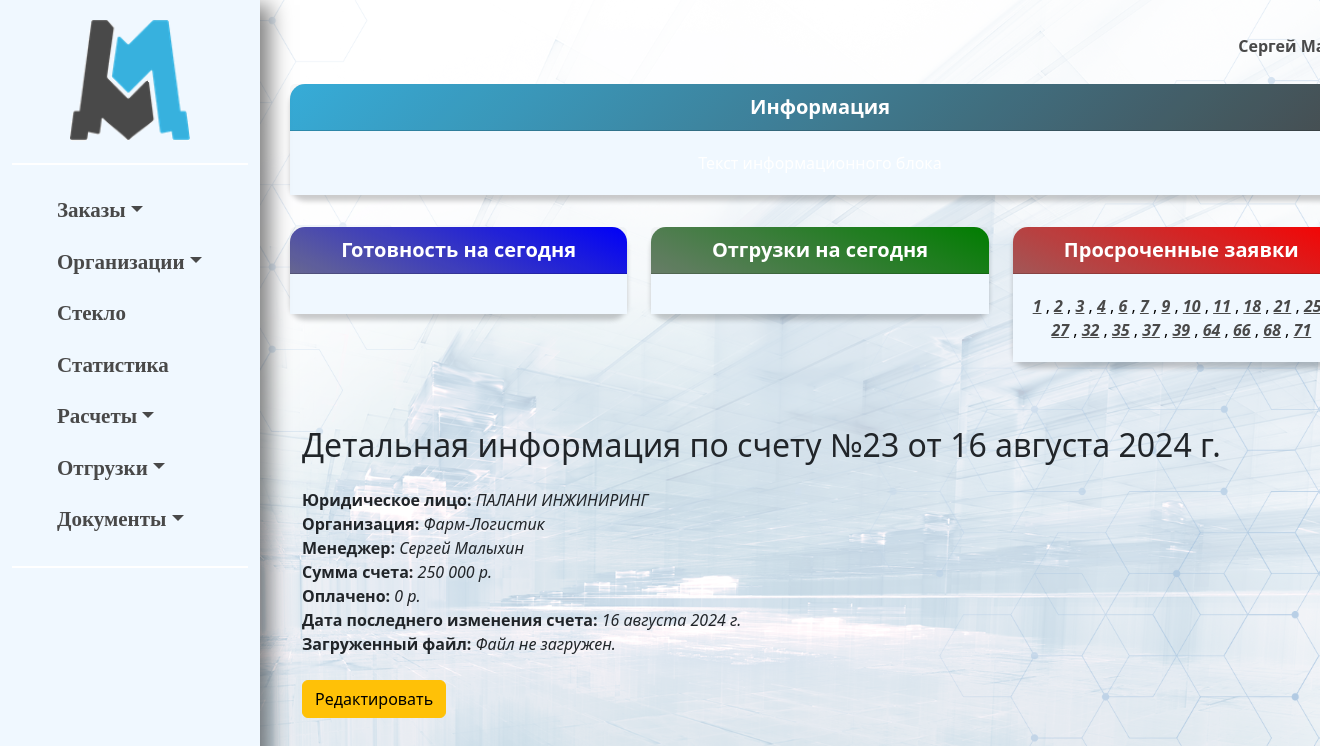
Screenshot of /erp_main/invoice/15/ (signed in) with the database file from the repository.
### erp_main/models.py (models this page shows, shortened)
class Invoice(models.Model):
    number = models.CharField(max_length=5, blank=True, null=True)
    organization = models.ForeignKey(Organization, related_name='organization', on_delete=models.CASCADE)
    date = models.DateField()
    amount = models.IntegerField(default=0)
    payed_amount = models.IntegerField(default=0)
    shipping_amount = models.IntegerField(default=0)
    montage_amount = models.IntegerField(default=0)
    legal_entity = models.ForeignKey(LegalEntity, related_name='legal_entity', on_delete=models.CASCADE)
    invoice_file = models.FileField(upload_to='invoices/', blank=True, null=True)
    year = models.PositiveIntegerField(editable=False)
    is_paid = models.BooleanField(default=False, blank=True, null=True)
    change_date = models.DateField(blank=True, null=True)
    closing_document = models.FileField(upload_to='closing_documents/', blank=True, null=True)
    class Meta:
        constraints = [
            models.UniqueConstraint(fields=['number', 'legal_entity', 'year'], name='unique_field_combination')
        ]

class LegalEntity(models.Model):
    name = models.CharField(max_length=255)
    inn = models.CharField(max_length=12, unique=True)
    ogrn = models.CharField(max_length=15, unique=True)
    kpp = models.CharField(max_length=9)
    r_s = models.CharField(max_length=20)
    bank = models.CharField(max_length=255)
    bik = models.CharField(max_length=9)
    k_s = models.CharField(max_length=20)
    address = models.CharField(max_length=255)
    email = models.EmailField()
    ceo_title = models.CharField(max_length=100)
    ceo_name = models.CharField(max_length=255)
    def __str__(self):
        return self.name
    class Meta:
        verbose_name_plural = 'Юридические лица'

class Organization(models.Model):
    FOOTING_CHOICES = (
        ('ustav', 'устава'),
        ('attorney', 'доверенности')
    )
    KIND_CHOICES = (
        ('ooo', 'ООО'),
        ('ao', 'АО'),
        ('zao', 'ЗАО'),
        ('ip', 'ИП'),
    )
    kind = models.CharField(max_length=100, blank=True, null=True, choices=KIND_CHOICES)
    phone_number = models.CharField(max_length=15, blank=True, null=True)
    name_fl = models.CharField(max_length=15, blank=True, null=True)
    user = models.ForeignKey(User, related_name='organizations', on_delete=models.CASCADE)
    ceo_footing = models.CharField(max_length=30, choices=FOOTING_CHOICES)
    name = models.CharField(max_length=100, blank=True, null=True)
    inn = models.CharField(max_length=15, blank=True, null=True)
    ogrn = models.CharField(max_length=15, blank=True, null=True)
    kpp = models.CharField(max_length=15, blank=True, null=True)
    r_s = models.CharField(max_length=25, blank=True, null=True)
    bank = models.CharField(max_length=300, blank=True, null=True)
    bik = models.CharField(max_length=10, blank=True, null=True)
    k_s = models.CharField(max_length=25, blank=True, null=True)
    address = models.CharField(max_length=150, blank=True, null=True)
    email = models.EmailField(blank=True, null=True)
    ceo_title = models.CharField(max_length=30, blank=True, null=True)
    ceo_name = models.CharField(max_length=150, blank=True, null=True)
    def __str__(self):
        if self.name_fl:
            return f'{self.name_fl} ({self.phone_number})'
        return self.name
    class Meta:
        verbose_name_plural = 'Организации'

### erp_main/views.py (the view)
# urls.py: path('invoice/<int:pk>/', views.invoice_detail, name='invoice_detail'),
@login_required(login_url='login')
def invoice_detail(request, pk):
    invoice = get_object_or_404(Invoice, id=pk)
    if request.method == 'POST':
        form = InvoiceForm(user=request.user, data=request.POST, files=request.FILES, instance=invoice)
        if form.is_valid():
            invoice = form.save()
            file_url = invoice.invoice_file.url if invoice.invoice_file else None
            return JsonResponse({
                'success': True,
                'file_url': file_url,
                'redirect_url': reverse('invoice_detail', args=[invoice.id])
            })
        else:
            error_messages = form.errors.as_json()
            return JsonResponse({'success': False, 'error': error_messages}, status=400)
    else:
        form = InvoiceForm(user=request.user, instance=invoice)
    return render(request, 'invoice_detail.html', {'invoice': invoice, 'form': form})

### erp_main/context_processors.py (called while the page is built)
def base_context(request):
    orders = Order.objects.all()
    date = datetime.date.today()
    today, overdue = {}, {}
    for order in orders:
        if order.due_date == date:
            order_url = reverse('order_detail', args=[order.pk])
            today[order.pk] = order_url
        if order.due_date is not None and order.due_date < date and order.status in ['в очереди', 'запущен']:
            order_url = reverse('order_detail', args=[order.pk])
            overdue[order.pk] = order_url
    return {'today': today, 'overdue': overdue}

### erp_main/models.py (called while the page is built)
    def get_items_filtered(self):
        return self.items.exclude(p_status__in=['changed',])

### erp_main/templates/invoice_detail.html (shortened to what this page needs)
{% extends 'base.html' %}
{% load humanize %}
{% block content %}
<div class="container mt-5">
    <h2 class="mb-4">Детальная информация по счету №{{ invoice.number }} от {{ invoice.date }}</h2>
    <div class="mb-4">
        <b>Юридическое лицо:</b> <i>{{ invoice.legal_entity }}</i> <br>
        <b>Организация:</b> <i>{{ invoice.organization }}</i> <br>
        <b>Менеджер:</b> <i>{{ invoice.organization.user.first_name }} {{ invoice.organization.user.last_name }}</i> <br>
        <b>Сумма счета:</b> <i>{{ invoice.amount|intcomma }} р.</i> <br>
        <b>Оплачено:</b> <i>{{ invoice.payed_amount|intcomma }} р.</i> <br>
        {% if invoice.change_date %}
        <b>Дата последнего изменения счета: </b><i>{{ invoice.change_date }}</i> <br>
        {% endif %}
        {% if invoice.invoice_file %}
            <b>Загруженный файл:</b> <a href="{{ invoice.invoice_file.url }}" target="_blank">Скачать файл</a> <br>
        {% else %}
            <b>Загруженный файл:</b> <i>Файл не загружен.</i> <br>
        {% endif %}
    </div>
    <button id="editButton" class="btn btn-warning mb-3">Редактировать</button>
</div>
{% endblock %}

### templates/base.html (shortened to what this page needs)
{% load static %}
<!DOCTYPE html>
<html lang="ru">
<head>
    <link href="https://cdn.jsdelivr.net/npm/bootstrap@5.3.0-alpha1/dist/css/bootstrap.min.css" rel="stylesheet">
</head>
<body>
<div class="container-fluid">
    <div class="row">
        <nav class="sidebar" id="sidebar">
            <div style="text-align: center;">
                <a href="{% url 'index' %}">
                    <img src="{% static 'erp_main/images/logo.png' %}" style="width: 120px; height: auto;" alt="Главная" id="logo">
                </a>
            </div>
            <div class="gradient-line"></div>
            <div class="sidebar-sticky">
                <ul class="nav flex-column text-left">
                    <li class="nav-item dropdown">
                        <a class="nav-link dropdown-toggle" href="#" role="button" data-bs-toggle="dropdown" aria-expanded="false">Заказы</a>
                    </li>
                    <li class="nav-item dropdown">
                        <a class="nav-link dropdown-toggle" href="#" role="button" data-bs-toggle="dropdown" aria-expanded="false">Организации</a>
                    </li>
                    <li class="nav-item">
                        <a class="nav-link" href="#">Стекло</a>
                    </li>
                    <li class="nav-item">
                        <a class="nav-link" href="#">Статистика</a>
                    </li>
                    <li class="nav-item dropdown">
                        <a class="nav-link dropdown-toggle" href="#" role="button" data-bs-toggle="dropdown" aria-expanded="false">Расчеты</a>
                    </li>
                    <li class="nav-item dropdown">
                        <a class="nav-link dropdown-toggle" href="#" role="button" data-bs-toggle="dropdown" aria-expanded="false">Отгрузки</a>
                    </li>
                    <li class="nav-item dropdown">
                        <a class="nav-link dropdown-toggle" href="#" role="button" data-bs-toggle="dropdown" aria-expanded="false">Документы</a>
                    </li>
                </ul>
            </div>
            <div class="gradient-line"></div>
        </nav>
        <main role="main" class="col-md-10 main-content">
            <div class="row my-1">
                <div class="col-md-12">
                    <div class="row mb-0">
                        <div class="col-md-10 text-center">
                        </div>
                        <div class="col-md-2 text-center" style="background: none;">
                            <div class="alert alert-info" role="alert">
                                {% if user.is_authenticated %}
                                    <li class="nav-item dropdown">
                                        <a class="nav-link dropdown-toggle" href="#" role="button" data-bs-toggle="dropdown" aria-expanded="false">{{ user.first_name }} {{ user.last_name }}</a>
                                    </li>
                                {% endif %}
                            </div>
                        </div>
                    </div>
                    <div class="card mb-3 text-white" id="first-block">
                        <div class="card-header">Информация</div>
                        <div class="card-body">
                            <p class="card-text">Текст информационного блока</p>
                        </div>
                    </div>
                </div>
            </div>
                    <div class="row my-3">
                       <div class="col-md-4">
                    <div class="card text-white bg-primary mb-3" id="readiness">
                        <div class="card-header">Готовность на сегодня</div>
                        <div class="card-body">
                        </div>
                    </div>
                </div>
                        <div class="col-md-4">
                    <div class="card text-white bg-success mb-3" id="shipment">
                        <div class="card-header">Отгрузки на сегодня</div>
                        <div class="card-body">
                        </div>
                    </div>
                </div>
                <div class="col-md-4">
                    <div class="card text-white bg-danger mb-3" id="delay">
                        <div class="card-header">Просроченные заявки</div>
                        <div class="card-body text-black">
                            <p class="card-text">
                                {% for num, link in overdue.items %}
                                    <a href="{{ link }}" style="color: #494949;"><i><strong>{{ num }}</strong></i></a>
                                    {% if forloop.last != True%},{% endif %}
                                {% endfor %}
                            </p>
                        </div>
                    </div>
                </div>
            </div>
        {% block content %}
        {% endblock %}
        </main>
    </div>
</div>
</body>
</html>

### rows the page displays
Invoice: number "23", date "16 августа 2024 г.", legal_entity "ПАЛАНИ ИНЖИНИРИНГ", organization "Фарм-Логистик", organization.user.first_name "Сергей", organization.user.last_name "Малыхин", amount "250 000", payed_amount "0", change_date "16 августа 2024 г."

### other values shown
{{ user.first_name }} "Сергей"
{{ num }} "1" "2" "3" "4" "6" "7" "9" "10" "11" "18" "21" "27" "32" "35" "37" "39" "64" "66" "68" "71"
